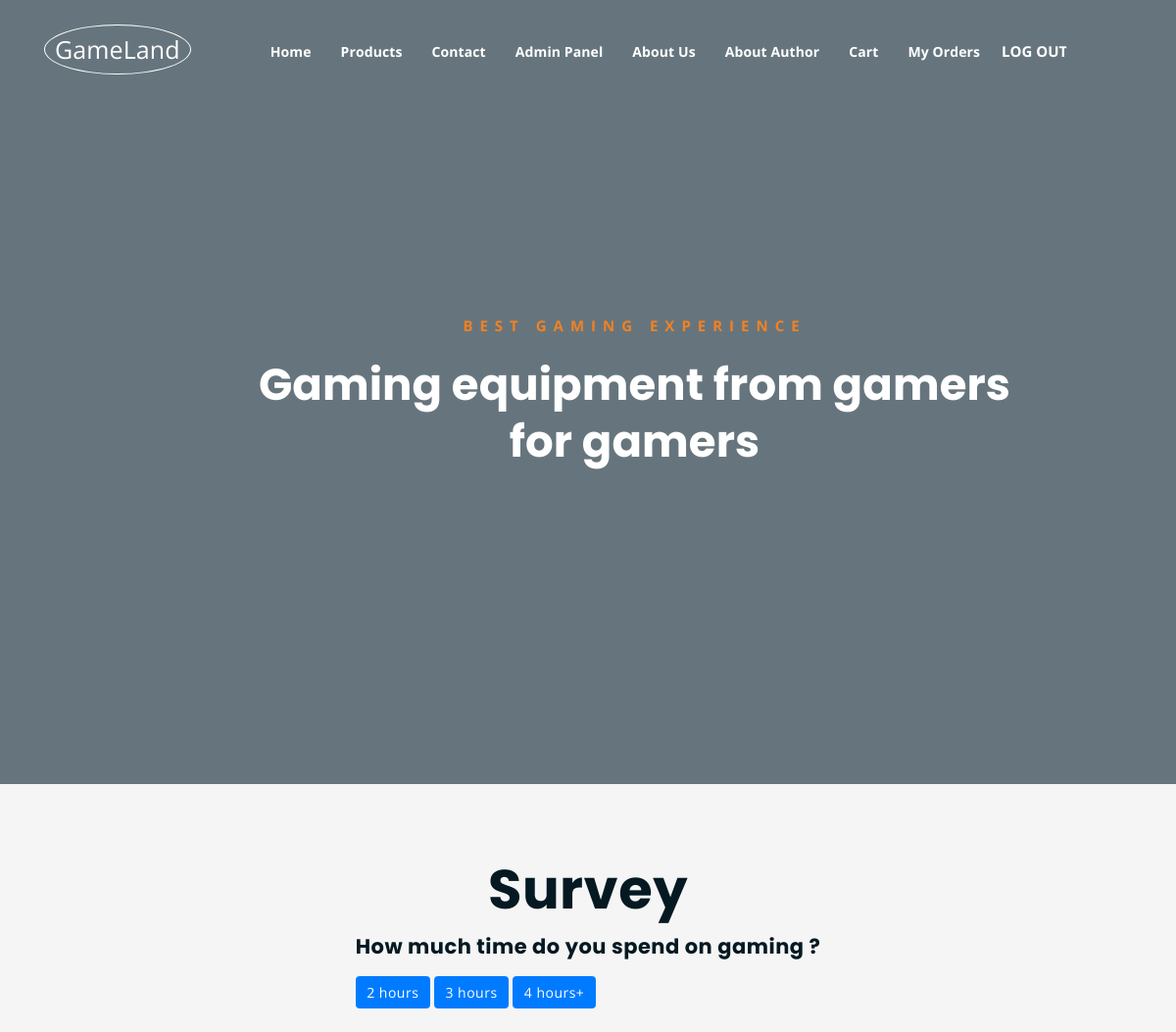
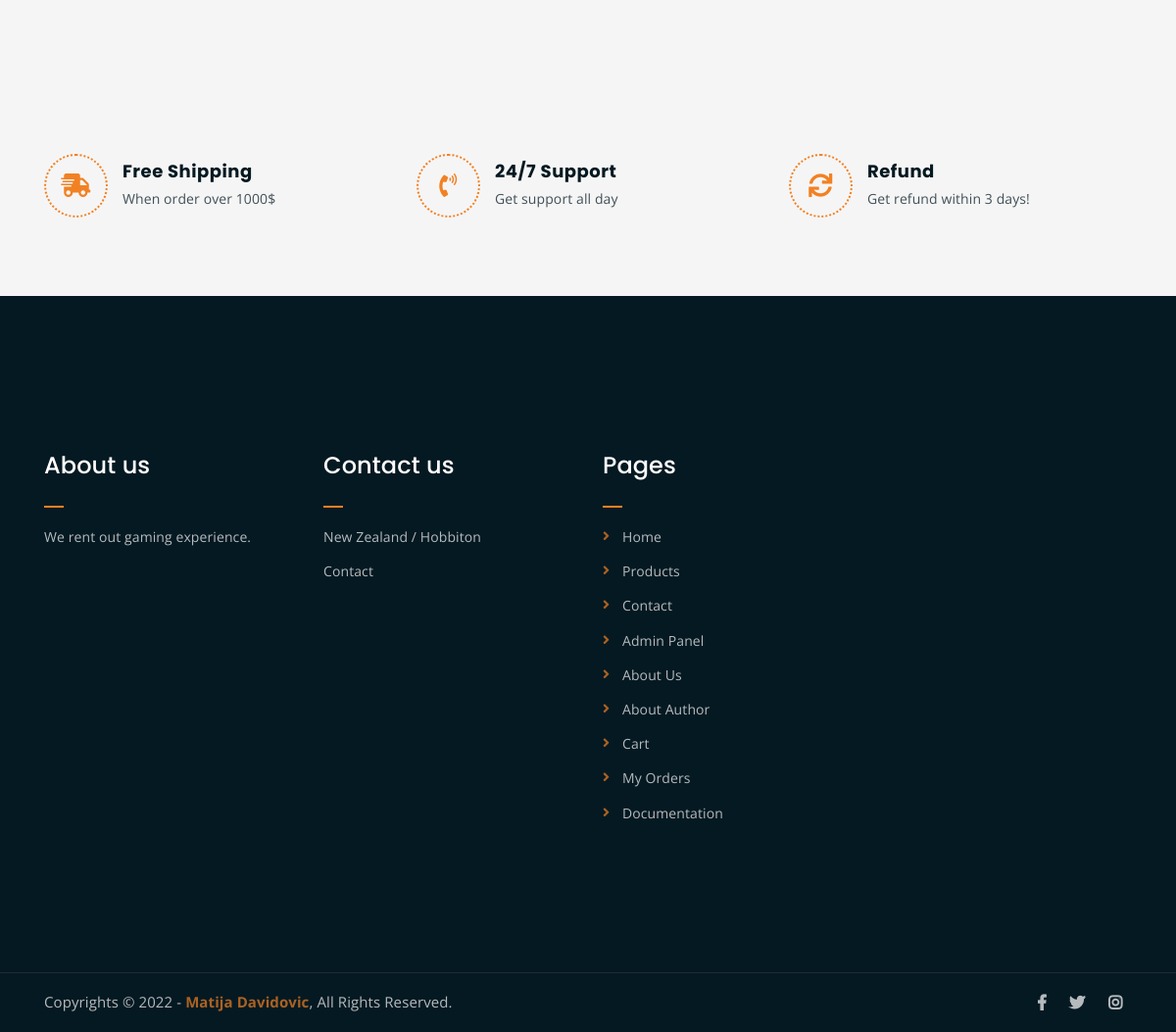
/ (signed in), run on the app's committed database (2 pictures, top to bottom).
### tables this page shows
CREATE TABLE `menu` (
  `menu_id` int NOT NULL,
  `name` varchar(255) NOT NULL,
  `href` varchar(255) NOT NULL
);

CREATE TABLE `answers` (
  `answer_id` int NOT NULL,
  `answer` varchar(255) NOT NULL
);

### index.php (the view, shortened to what this page needs)
<!DOCTYPE html>
<html lang="en">
<head>
    <?php
    require_once "inc/head.php";
    ?>
</head>
<body>
	<?php
    require_once "inc/header.php";
    ?>
	<div class="hero-area hero-bg">
		<div class="container">
			<div class="row">
				<div class="col-lg-9 offset-lg-2 text-center">
					<div class="hero-text">
						<div class="hero-text-tablecell">
							<p class="subtitle">Best Gaming Experience</p>
							<h1>Gaming equipment from gamers for gamers</h1>
						</div>
					</div>
				</div>
			</div>
		</div>
	</div>
	<?php if(isset($_SESSION["user"])):?>
	<div class="list-section pt-80 pb-80">
		<div class="container">
			<div class="row">
				<div class="col-lg-12 col-md-12 mb-4 mb-lg-12">
					<div class="list-box d-flex align-items-center justify-content-center">
						<div class="content">
							<h1 class="text-center">Survey</h1>
							<?php
								global $connection;
								$user_id = $_SESSION["user"]->user_id;
								$userAnswer = $connection->query("SELECT * FROM user_answer WHERE user_id = $user_id")->fetch();
								if($userAnswer){
									$answerId = $userAnswer->answer_id;
									$votes = $connection->query("SELECT * FROM user_answer")->rowCount();
									$yourVote = $connection->query("SELECT * FROM answers WHERE answer_id = $answerId")->fetch()->answer;
									?>
										<h3>Total votes: <?php echo $votes ?></h3>
										<h4>You voted for: <?php echo $yourVote?></h4>
										<div class="container votes" id="votes">
											<table class="table">
												<thead>
													<th>Answer</th>
													<th>Votes</th>
												</thead>
												<tbody>
											<?php
												foreach ($connection->query("SELECT * FROM answers")->fetchAll() as $answer) {
													$answerId = $answer->answer_id;
													$votes = $connection->query("SELECT COUNT(answer_id) as votes FROM user_answer WHERE answer_id = $answerId")->fetch()->votes;
													?>
													<tr>
														<td><?php echo $answer->answer?></td>
														<td><?php echo $votes?></td>
													</tr>
													<?php
												}
											?>
											</tbody>
											</table>
										</div>
									<?php
								}
								else{
									?>
									<h4>How much time do you spend on gaming ?</h4>
									<?php
									$answers = $connection->query("SELECT * FROM answers")->fetchAll();
									foreach ($answers as $answer) {
										?>
										<a href="backend/userAnswer.php?id=<?php echo $answer->answer_id?>" class="btn btn-primary"><?php echo $answer->answer?> </a>
										<?php
									}
								}
							?>
						</div>
					</div>
				</div>
			</div>
		</div>
	</div>
	<?php endif;?>
	<div class="list-section pt-80 pb-80">
		<div class="container">
			<div class="row">
				<div class="col-lg-4 col-md-6 mb-4 mb-lg-0">
					<div class="list-box d-flex align-items-center">
						<div class="list-icon">
							<i class="fas fa-shipping-fast"></i>
						</div>
						<div class="content">
							<h3>Free Shipping</h3>
							<p>When order over 1000$</p>
						</div>
					</div>
				</div>
				<div class="col-lg-4 col-md-6 mb-4 mb-lg-0">
					<div class="list-box d-flex align-items-center">
						<div class="list-icon">
							<i class="fas fa-phone-volume"></i>
						</div>
						<div class="content">
							<h3>24/7 Support</h3>
							<p>Get support all day</p>
						</div>
					</div>
				</div>
				<div class="col-lg-4 col-md-6">
					<div class="list-box d-flex justify-content-start align-items-center">
						<div class="list-icon">
							<i class="fas fa-sync"></i>
						</div>
						<div class="content">
							<h3>Refund</h3>
							<p>Get refund within 3 days!</p>
						</div>
					</div>
				</div>
			</div>
		</div>
	</div>
    <?php
    require_once "inc/footer.php";
    ?>
</body>
</html>

### inc/header.php (shortened to what this page needs)
<div class="top-header-area" id="sticker">
		<div class="container">
			<div class="row">
				<div class="col-lg-12 col-sm-12 text-center">
					<div class="main-menu-wrap">
						<div class="site-logo">
							<a href="index.php">
								<span class="logoIcon">GameLand</span>
							</a>
						</div>
						<nav class="main-menu">
							<ul>
								<?php
									global $connection;
									$menu = $connection->query("SELECT * FROM menu")->fetchAll();
									foreach ($menu as $m) {
										if(isset($_SESSION["user"]) AND $_SESSION["user"]->is_admin == 1 AND !in_array($m->href,["login.php","register.php"])){
											echo "<li><a href='$m->href'>$m->name</a></li>";
										}
									}
									if(isset($_SESSION["user"])){
										echo "<li class='ml-2'><form  action='backend/logout.php' method='POST'><input class='buttonFix' type='submit' value='Log out'></form></li>";
									}
								?>
							</ul>
						</nav>
					</div>
				</div>
			</div>
		</div>
	</div>

### inc/footer.php (shortened to what this page needs)
<div class="footer-area">
	<div class="container">
		<div class="row">
			<div class="col-lg-3 col-md-6">
				<div class="footer-box about-widget">
					<h2 class="widget-title">About us</h2>
					<p>We rent out gaming experience.</p>
				</div>
			</div>
			<div class="col-lg-3 col-md-6">
				<div class="footer-box get-in-touch">
					<h2 class="widget-title">Contact us</h2>
					<ul>
						<li>New Zealand / Hobbiton</li>
						<li><a href="contact.php">Contact</a></li>
					</ul>
				</div>
			</div>
			<div class="col-lg-3 col-md-6">
				<div class="footer-box pages">
					<h2 class="widget-title">Pages</h2>
					<ul>
						<?php
						global $connection;
						$menu = $connection->query("SELECT * FROM menu")->fetchAll();
						foreach ($menu as $m) {
							if (isset($_SESSION["user"]) and $_SESSION["user"]->is_admin == 1 and !in_array($m->href, ["login.php", "register.php"])) {
								echo "<li><a href='$m->href'>$m->name</a></li>";
							}
						}
						?>
						<li><a href="Documentation.pdf">Documentation</a></li>
					</ul>
				</div>
			</div>
			<div class="col-lg-3 col-md-6">
			</div>
		</div>
	</div>
</div>
<div class="copyright">
	<div class="container">
		<div class="row">
			<div class="col-lg-6 col-md-12">
				<p>Copyrights &copy; 2022 - <a href="https://www.instagram.com/">Matija Davidovic</a>, All Rights Reserved.</p>
			</div>
			<div class="col-lg-6 text-right col-md-12">
				<div class="social-icons">
					<ul>
						<li><a href="https://www.facebook.com" target="_blank"><i class="fab fa-facebook-f"></i></a></li>
						<li><a href="https://www.twitter.com" target="_blank"><i class="fab fa-twitter"></i></a></li>
						<li><a href="https://www.instagram.com" target="_blank"><i class="fab fa-instagram"></i></a></li>
					</ul>
				</div>
			</div>
		</div>
	</div>
</div>

### assets/css/responsive.css (style rules this page uses)
@media only screen and (min-width: 992px) and (max-width: 1200px) { .hero-text h1 { font-size: 45px; } }

### data on the page
menu: name "Home"
menu: name "Products"
menu: name "Contact"
menu: name "Admin Panel"
menu: name "About Us"
menu: name "About Author"
menu: name "Cart"
menu: name "My Orders"
answers: answer "2 hours"
answers: answer "3 hours"
answers: answer "4 hours+"
